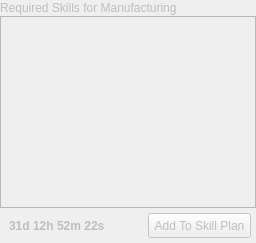
        <widget class="QWidget" name="prereqs" native="true">
         <property name="enabled">
          <bool>false</bool>
         </property>
         <layout class="QVBoxLayout" name="verticalLayout_16">
          <property name="spacing">
           <number>0</number>
          </property>
          <property name="margin">
           <number>0</number>
          </property>
          <item>
           <widget class="QLabel" name="prereqLabel">
            <property name="sizePolicy">
             <sizepolicy hsizetype="Expanding" vsizetype="Fixed">
              <horstretch>0</horstretch>
              <verstretch>0</verstretch>
             </sizepolicy>
            </property>
            <property name="minimumSize">
             <size>
              <width>0</width>
              <height>16</height>
             </size>
            </property>
            <property name="maximumSize">
             <size>
              <width>16777215</width>
              <height>16</height>
             </size>
            </property>
            <property name="text">
             <string>Required Skills for Manufacturing</string>
            </property>
           </widget>
          </item>
          <item>
           <widget class="QTreeView" name="prereqTree">
            <property name="horizontalScrollBarPolicy">
             <enum>Qt::ScrollBarAlwaysOff</enum>
            </property>
           </widget>
          </item>
          <item>
           <widget class="QFrame" name="frame">
            <property name="sizePolicy">
             <sizepolicy hsizetype="Expanding" vsizetype="Fixed">
              <horstretch>0</horstretch>
              <verstretch>0</verstretch>
             </sizepolicy>
            </property>
            <property name="minimumSize">
             <size>
              <width>221</width>
              <height>35</height>
             </size>
            </property>
            <property name="maximumSize">
             <size>
              <width>16777215</width>
              <height>35</height>
             </size>
            </property>
            <property name="frameShape">
             <enum>QFrame::NoFrame</enum>
            </property>
            <property name="frameShadow">
             <enum>QFrame::Raised</enum>
            </property>
            <layout class="QHBoxLayout" name="horizontalLayout_3">
             <property name="spacing">
              <number>0</number>
             </property>
             <property name="leftMargin">
              <number>9</number>
             </property>
             <property name="topMargin">
              <number>0</number>
             </property>
             <property name="rightMargin">
              <number>5</number>
             </property>
             <property name="bottomMargin">
              <number>0</number>
             </property>
             <item>
              <widget class="QLabel" name="skillTimeLabel">
               <property name="sizePolicy">
                <sizepolicy hsizetype="Preferred" vsizetype="Preferred">
                 <horstretch>4</horstretch>
                 <verstretch>0</verstretch>
                </sizepolicy>
               </property>
               <property name="maximumSize">
                <size>
                 <width>16777215</width>
                 <height>25</height>
                </size>
               </property>
               <property name="font">
                <font>
                 <weight>75</weight>
                 <bold>true</bold>
                </font>
               </property>
               <property name="text">
                <string>31d 12h 52m 22s</string>
               </property>
              </widget>
             </item>
             <item>
              <widget class="QPushButton" name="addToSkillPlanButton">
               <property name="sizePolicy">
                <sizepolicy hsizetype="Fixed" vsizetype="Fixed">
                 <horstretch>0</horstretch>
                 <verstretch>0</verstretch>
                </sizepolicy>
               </property>
               <property name="minimumSize">
                <size>
                 <width>103</width>
                 <height>25</height>
                </size>
               </property>
               <property name="maximumSize">
                <size>
                 <width>103</width>
                 <height>25</height>
                </size>
               </property>
               <property name="focusPolicy">
                <enum>Qt::StrongFocus</enum>
               </property>
               <property name="text">
                <string>Add To Skill Plan</string>
               </property>
              </widget>
             </item>
            </layout>
           </widget>
          </item>
         </layout>
        </widget>
